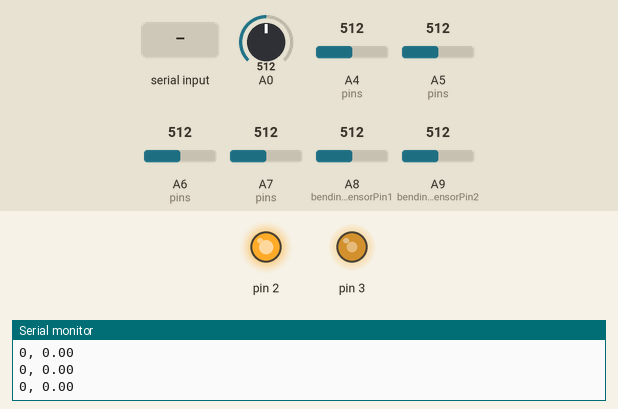
A program run on a simulated Teensy 4. On the bench: output pins drawn as LEDs (lit = HIGH), the last lines printed to the serial monitor. The inputs (shaded band) are chosen by the test bench; at power-on: A8 (bendingSensorPin1) = 512, A9 (bendingSensorPin2) = 512, A0 = 512, A4 (pins) = 512, A5 (pins) = 512, A6 (pins) = 512, A7 (pins) = 512. USB keyboard and mouse output is not drawn.

Above: at 1.2 s.
1.3 s: A8 (bendingSensorPin1) set to 90
At 3.0 s:
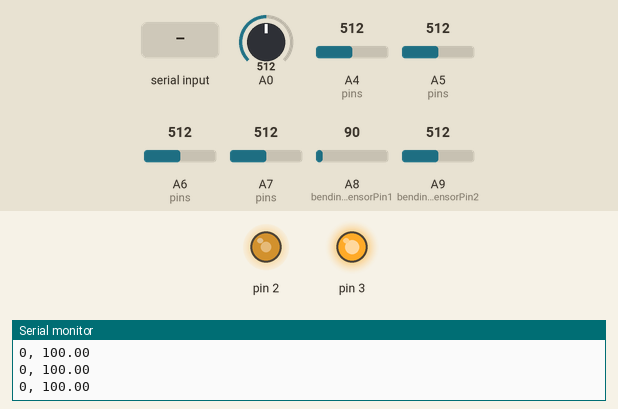
3.3 s: "3\n" received over Serial
At 4.3 s:
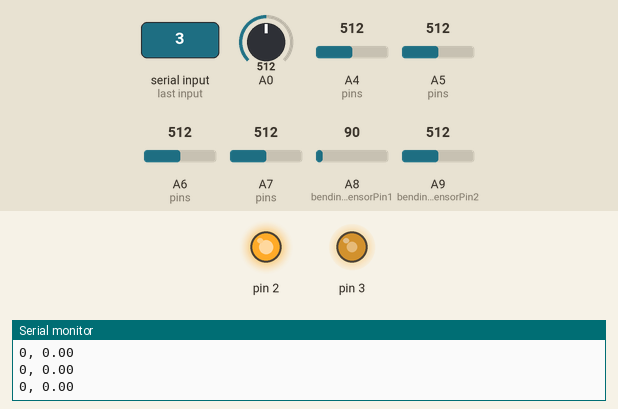
4.8 s: A9 (bendingSensorPin2) set to 716
At 5.8 s:
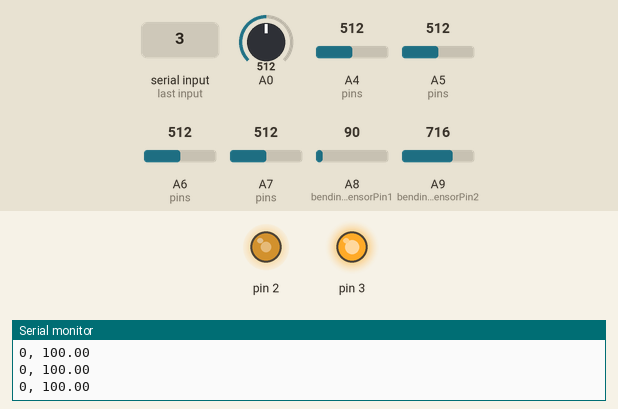
6.5 s: A0 set to 716
At 7.4 s:
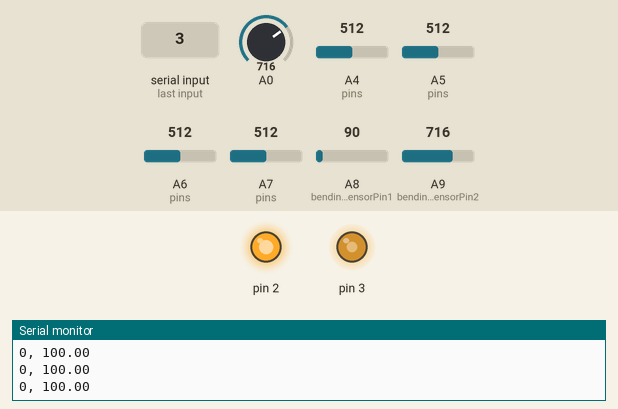
Timing chart, 0 to 9.0 s (numbered marks = the images above; inputs shaded):
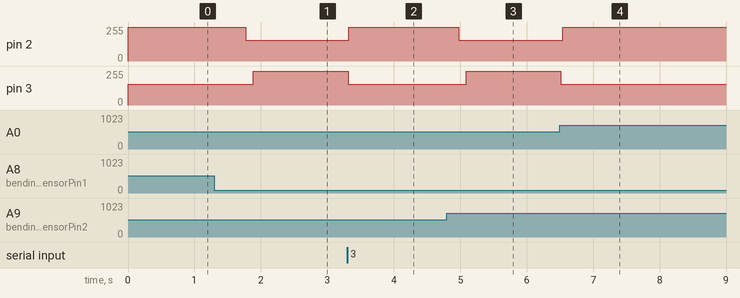

The program:

main.cpp
```cpp
/**********************************************************************************************
 * Haptic OriRing
 * by Mustafa Mete <mustafa.mete@epfl.ch>
 **********************************************************************************************/
#include "main.h"

String inputString = "";         // a String to hold incoming data
bool stringComplete = false;  // whether the string is complete


// Timing control
Timer Timer_01, Timer_02;

// pres_sens_pin, valve1_pin, valve2_pin, id
Pouch pouch1(A0, 3, 2, 1);
int pins[4] = {A4,A5,A6,A7};
PFSR pfsr1(pins);

// stiffness control
double fsrForceZ = 0; // [N] read from the sensor
double fsrForceZSetpoint = 20 ; // [N] target force value
double forceControlOutput = 0;

double stiffnessSetpoint = 0.2; // [N/mm] // changes between [0.072-0.275] for [10kPa-100kPA]
double targetRingHeight = 8; // [mm]

// Force PID variables and objectsx
double kP_FC=0, kI_FC=0, kD_FC=0;

PID forceControlPID(&fsrForceZ, &forceControlOutput, &fsrForceZSetpoint,
kP_FC, kI_FC, kD_FC, FORCE_CONTROL_PERIOD, DIRECT);

// https://stackoverflow.com/questions/9072320/split-string-into-string-array
String getValue(String data, char separator, int index)
{
  int found = 0;
  int strIndex[] = {0, -1};
  int maxIndex = data.length()-1;

  for(int i=0; i<=maxIndex && found<=index; i++){
    if(data.charAt(i)==separator || i==maxIndex){
        found++;
        strIndex[0] = strIndex[1]+1;
        strIndex[1] = (i == maxIndex) ? i+1 : i;
    }
  }
  return found>index ? data.substring(strIndex[0], strIndex[1]) : "";
}


float lowpassFilter(double previousFilteredValue, double input, double  beta){
  return beta * previousFilteredValue + (1 - beta) * input;
}

// Need calibration time to time!!
float calculateRingLegAngle(int sensorDiffRaw){
  float x = (float)sensorDiffRaw;
  float x_1 = (float)(bendingAngle1_0 - bendingAngle2_0);
  float x_2 = (float)(bendingAngle1_90 - bendingAngle2_90);
  float y_1 = 0.1, y_2 = PI/2;
  bendingAngleSlope = (y_2 - y_1)/(x_2-x_1);
  float y = (x - x_1)*(bendingAngleSlope) + y_1;
  return y;
}


// based on the current PFSR wiring and directions
int calculateSwipeDirection_PFSR(int changeArray[4]){
  // 0 no swipe, 1 +x direction, 2 -x direction, 3 +y direction, 4 -y direction
  int direction = 0;

  /* more strict swiping condition

  if(changeArray[0]>0 && changeArray[1]>0 && changeArray[2]<0 && changeArray[3]<0)
    direction = 1;
  else if(changeArray[0]<0 && changeArray[1]<0 && changeArray[2]>0 && changeArray[3]>0)
    direction = 2;
  else if(changeArray[0]>0 && changeArray[1]<0 && changeArray[2]<0 && changeArray[3]>0)
    direction = 3;
  else if(changeArray[0]<0 && changeArray[1]>0 && changeArray[2]>0 && changeArray[3]<0)
    direction = 4;
  else
    direction = 0;
 */

  /* least strict swiping condition  */
  if( !(changeArray[0]<=0 || changeArray[1]<=0) && !(changeArray[2]>=0 || changeArray[3]>=0))
    direction = 1;
  else if( !(changeArray[0]>=0 || changeArray[1]>=0) && !(changeArray[2]<=0 || changeArray[3]<=0))
    direction = 2;
  else if( !(changeArray[0]<=0 || changeArray[3]<=0) && !(changeArray[1]>=0 || changeArray[2]>=0))
    direction = 3;
  else if( !(changeArray[0]>=0 || changeArray[3]>=0) && !(changeArray[1]<=0 || changeArray[2]<=0))
  direction = 4;
  else
    direction = 0;

  return direction;
}

float modelControlStiffnessAndHeight(float desiredHeightRaw, float desiredStiffness, float currentHeightRaw){
  float desiredHeight = desiredHeightRaw - 12.5;
  float currentHeight = currentHeightRaw - 12.5;
  float maxHeight = 13.5, minHeight = 0; // mm //minHeight = 7.5; // mm
  float maxPressure = 100, minPressure = 0; //minPressure = 20; // kPa

  if (desiredHeight>maxHeight)
    desiredHeight = maxHeight;
  else if(desiredHeight<minHeight)
    desiredHeight = minHeight;

  float desiredInitalPressure = 1.724*exp(0.2983*desiredHeight);

  if (desiredInitalPressure>maxPressure)
    desiredInitalPressure = maxPressure;
  else if(desiredInitalPressure<minPressure)
    desiredInitalPressure = minPressure;

  float desiredForceAtZeroExtension = desiredHeight * desiredStiffness;

  float desiredFinalPressure = 23.424 * desiredForceAtZeroExtension - 2.5797;

  if (desiredFinalPressure>maxPressure)
    desiredFinalPressure = maxPressure;
  else if(desiredFinalPressure<minPressure)
    desiredFinalPressure = minPressure;
  float a = (desiredFinalPressure - desiredInitalPressure)/desiredHeight;

  float pressureSetpoint =  a * (desiredHeight-currentHeight) + desiredInitalPressure;
  if (pressureSetpoint>maxPressure)
    pressureSetpoint = maxPressure;
  else if(pressureSetpoint<minPressure)
    pressureSetpoint = minPressure;
  return pressureSetpoint;
}

void setup() {
  inputString.reserve(200);
  //SET analog write resolution to 12 bits [0-4095]
  analogWriteResolution(12);

  // sets the input,output, and frequencies of the pins
  pouch1.setupPINs();

  // set the bs pins
  pinMode(bendingSensorPin1,INPUT);
  pinMode(bendingSensorPin2,INPUT);

  // section values array for moving average
  for (int i = 0; i < windowSize; i++) {
    for (int j = 0; j < 4; j++) {
      sectionValues[j][i] = 0.0;
    }
  }

  // POUCH PIDS
  // initialize the setpoints
  pouch1.setpointPouch1Pressure = 0; // [kPa]
  pouch1.setupPIDs();

  // setup pouch pressure pids
  double kP= 40, kI = 300, kD = 0.1; // 1;
  pouch1.pouch1PID->SetTunings(kP, kI, kD); // p,i,d

  // FORCE PIDs
  double max_pressure = MAX_PRESSURE, min_pressure = MIN_PRESSURE; // [kPa]
  forceControlPID.SetOutputLimits(min_pressure,max_pressure);
  forceControlPID.IntegratorAntiWindUpLimits(-max_pressure, max_pressure); // tune this

  kP_FC= 3, kI_FC=10, kD_FC=0;
  forceControlPID.SetTunings(kP_FC, kI_FC, kD_FC);

  // Pyramid FSR pin setup
  pfsr1.setupPINs();

  startTime = millis();
  initialTime = startTime;

  // initialize the times
  Timer_01.initialize(PRESSURE_CONTROL_PERIOD);
  Timer_02.initialize(SERIAL_PRINT_PERIOD);

	Serial.begin(BAUD_RATE); // update in .ini file as well
  Keyboard.begin(); // initialize the keyboard
}

void loop() {
  // ---- Pressure Control --- @pressureControlLoop[1ms]
  if(Timer_01.Tick()){
    while (Serial.available()>0) {
        char inChar = (char)Serial.read();
        // add it to the inputString:
        inputString += inChar;
        // if the incoming character is a newline, set a flag so the main loop can
        // do something about it:
        if (inChar == '\n') {
          stringComplete = true;
        }
    }
    if(stringComplete){
      stiffnessSetpoint = getValue(inputString, ',', 0).toFloat(); // stiffness
      targetRingHeight = getValue(inputString, ',', 1).toFloat() - 20.5; // cube size - VR sends [40-46]
      //Reset string
      inputString = "";
      stringComplete = false;
      Serial.flush();
    }

    currentTime = (millis() - startTime)/1000.0; //[s]
    // --- Bending sensor ----
    ringLegAngleBS = calculateRingLegAngle(analogRead(bendingSensorPin1)-analogRead(bendingSensorPin2)); // update this with diff!
    // can be filtered in the future
    ringHeightBS = 30*sin(ringLegAngleBS);

    // --- PFSR ----
    pfsr1.readNormalForce();

    // Update the circular buffer
    for(int i=0; i<4; i++){
      sectionValues[i][valueIndex] = (float)pfsr1.sectionValues[i];
    }
    valueIndex = (valueIndex + 1) % windowSize;

    // Calculate the average of the values in the window
    for(int i=0; i<4; i++){ // init
      sectionSum[i]= 0.0;
      sectionAverage[i] = 0.0;
    }

    for (int i = 0; i < windowSize; i++) { // sum
      for(int j=0; j<4; j++){
        sectionSum[j] += sectionValues[j][i];
      }
    }

    for(int i=0; i<4; i++){ // avg
      sectionAverage[i] = sectionSum[i] / windowSize;
      // sectionThreshold[i] = sectionAverage[i]*0.1; // threshold as 10% of the average
      sectionThreshold[i] = changeThreshold; // constant threshold
    }

    for(int i=0; i<4; i++){
      // Check for rising or falling conditions
      if (pfsr1.sectionValues[i] > sectionAverage[i] + sectionThreshold[i] ) {
        sectionChange[i] = 1; // Rising
      } else if (pfsr1.sectionValues[i] < sectionAverage[i] - sectionThreshold[i] ) {
        sectionChange[i] = -1; // Falling
      } else {
        sectionChange[i] = 0; // Staying still
      }
    }

    // without edge detection
    // swipeDirection = calculateSwipeDirection_PFSR(sectionChange);

    /* edge detection*/
    if(swipeWasHigh == 0){
      swipeDirection = calculateSwipeDirection_PFSR(sectionChange);

      // this controls keyboard inputs
      if(swipeDirection == 1){
        Keyboard.press(KEY_UP_ARROW);
      }
      else if(swipeDirection == 2){
        Keyboard.press(KEY_DOWN_ARROW);
      }
      else if(swipeDirection == 3){
        Keyboard.press(KEY_LEFT_ARROW);
        if(stiffnessSetpoint < 1)
         stiffnessSetpoint = stiffnessSetpoint - 0.2;
      }
      else if(swipeDirection == 4){
        Keyboard.press(KEY_RIGHT_ARROW);
        if(stiffnessSetpoint > 0)
          stiffnessSetpoint = stiffnessSetpoint + 0.2;
      }
    }
    else // swipeWasHigh == 1
    {
      swipeDirection = 0;
      swipeRisingEdgeCounter ++;
    }

    if(swipeRisingEdgeCounter > swipeRisingEdgeMaxLimit){
      swipeRisingEdgeCounter = 0;
      swipeWasHigh = 0;
      }

    if ( (swipeDirection != 0) && (swipeRisingEdgeCounter == 0) ) {
      swipeWasHigh = 1;
      Serial.print(ringHeightBS,2);Serial.print(",");
      Serial.print(swipeDirection); Serial.println();
      swipeDirection = 0;
      Keyboard.releaseAll();

      // Reset the sensor buffer. othwerwise, it remembers previous high values
      for(int i=0; i<4; i++){
        for(int j=0; j<windowSize; j++){
          sectionValues[i][j] = 135.0;
        }
      }

    }

    // ---- Stiffness Control! -------- //
    // stiffnessSetpoint = 1; // [N/mm], targetRingHeight = 20; // [mm], fsrForceZSetpoint = 10;
    fsrForceZSetpoint = (targetRingHeight - ringHeightBS) * stiffnessSetpoint;

    // RUN FORCE CONTROLLER
    forceControlPID.Compute();

    // ---- Pressure Control! -------- //

    // Bandwidth test
    /*
    if(frequency < maxFrequency){
      // Update the cycle count
      if (t >= cyclesToDouble * 1.0 / frequency) {
        frequency *= 2.0;
        t = 0;
        startTime = millis();
      }

      // Calculate the current time in seconds
      t = 0.001 * (millis() - startTime);
      t_all = 0.001 * (millis() - initialTime);

      // Calculate the sinusoidal signal value
      sinPressureTrajectory = amplitude * (sin(2 * PI * frequency * t) + 1 ) + offsetPressure;
    }
    else{
      sinPressureTrajectory = 0;
    }
    pouch1.setpointPouch1Pressure = sinPressureTrajectory;
    */

    // for VR
    //pouch1.setpointPouch1Pressure = modelControlStiffnessAndHeight(targetRingHeight, stiffnessSetpoint, ringHeightBS); // [kPa]

    // open-loop stiffness control
    // pouch1.setpointPouch1Pressure = stiffnessSetpoint * 150;

    // closed-loop stiffness control
    modelControlStiffnessAndHeight(targetRingHeight,stiffnessSetpoint, ringHeightBS); // [kPa]
    pouch1.setpointPouch1Pressure = forceControlOutput; // assign the pid output of force control

    // test
    //pouch1.setpointPouch1Pressure = 100; // // [kPa]

    pouch1.readPressure();
    // RUN THE PRESSURE CONTROLLER (PID)
    pouch1.computePressureController();  // updates the desired PWM outputs
    // GET THE PID OUTPUT - PWM OUTPUTS
    pouch1.computePWMSetpoints(); // calculates the desired PWM setpoints

    // SET PWM VALUES
    pouch1.setPWMs();

    if(Timer_02.Tick()){ // Print to serial

      /* // For bending's sensor calibration
      int a1 = analogRead(bendingSensorPin1);
      int a2 = analogRead(bendingSensorPin2);
      Serial.print(a1);Serial.print("\t");
      Serial.print(a2);Serial.print("\t");
      */

      // VR communication
      // Serial.print(ringHeightBS,2);Serial.print(",");
      // Serial.print(swipeDirection); // Serial.print(",");

      // PC control
      Serial.print(swipeDirection); Serial.print(", ");
      Serial.print(pouch1.setpointPouch1Pressure);
      Serial.println();
    }
  }
}
```

PID-custom.cpp
```cpp
/**********************************************************************************************
 * Modified Arduino PID Library
 * by Mustafa Mete <mustafa.mete@epfl.ch>
 **********************************************************************************************/
#include "Arduino.h"
#include "PID-custom.h"

//Constructor
PID::PID(double* Input, double* Output, double* Setpoint,
        double Kp, double Ki, double Kd, unsigned long SampleTime, int ControllerDirection)
{
    myOutput = Output;
    myInput = Input;
    mySetpoint = Setpoint;
    this->SampleTime = SampleTime;              //default Controller Sample Time is 0.01 seconds  // [ms]

    PID::SetOutputLimits(0, 255);				//default output limit corresponds to //the arduino pwm limits
    PID::IntegratorAntiWindUpLimits(0, 255);

    PID::SetControllerDirection(ControllerDirection);
    PID::SetTunings(Kp, Ki, Kd);

    lastTime = millis()-SampleTime;
}


/* Compute() **********************************************************************
 *     This, as they say, is where the magic happens.  this function should be called
 *   every time "void loop()" executes.  the function will decide for itself whether a new
 *   pid Output needs to be computed.  returns true when the output is computed,
 *   false when nothing has been done.
 **********************************************************************************/
bool PID::Compute()
{
   unsigned long now = millis();
   unsigned long timeChange = (now - lastTime);

   if(timeChange>=SampleTime)
   {
      double input = *myInput;
         myError = *mySetpoint - input; // should error be global?
         //if(abs(myError)<0.5){ return true; }
         dInput = (input - lastInput);

         // some anti-windup - forgot the term.
         if ((integrator>0 && myError>0) && (integrator<0 && myError<0))
            integrator+= (ki * myError);
         else
            integrator+= 10*(ki * myError);

        // clamping the pid integrator
        if(integrator > outMaxIntegrator) integrator = outMaxIntegrator;
        else if(integrator < outMinIntegrator) integrator = outMinIntegrator;

        // filter the velocity

        filterBeta = 0.9;
        dInputFiltered = this->lowpassFilter(dInputFiltered, dInput, filterBeta);

        double output;

        // PID
        output = kp * myError + integrator + kd * dInputFiltered;

        //clamping the pid output
        if(output > outMax) output = outMax;
        else if(output < outMin) output = outMin;

        *myOutput = output;

        // Remember some variables for next time
        lastInput = input;
        lastTime = now;
        return true;
   }
   else return false;
}

/* SetTunings(...)*************************************************************
 * This function allows the controller's dynamic performance to be adjusted.
 * it's called automatically from the constructor, but tunings can also
 * be adjusted on the fly during normal operation
 ******************************************************************************/
void PID::SetTunings(double Kp, double Ki, double Kd)
{
   if (Kp<0 || Ki<0 || Kd<0) return;

   double SampleTimeInSec = ((double)SampleTime)/1000;
   kp = Kp;
   ki = Ki * SampleTimeInSec;
   kd = Kd / SampleTimeInSec;

  if(controllerDirection ==REVERSE)
   {
      kp = (0 - kp);
      ki = (0 - ki);
      kd = (0 - kd);
   }
}


/* SetSampleTime(...) *********************************************************
 * sets the period, in Milliseconds, at which the calculation is performed
 ******************************************************************************/
void PID::SetSampleTime(int NewSampleTime)
{
   if (NewSampleTime > 0)
   {
      double ratio  = (double)NewSampleTime
                      / (double)SampleTime;
      ki *= ratio;
      kd /= ratio;
      SampleTime = (unsigned long)NewSampleTime;
   }
}

/* SetOutputLimits(...)****************************************************
 *     This function will be used far more often than SetInputLimits.  while
 *  the input to the controller will generally be in the 0-1023 range (which is
 *  the default already,)  the output will be a little different.  maybe they'll
 *  be doing a time window and will need 0-8000 or something.  or maybe they'll
 *  want to clamp it from 0-125.  who knows.  at any rate, that can all be done
 *  here.
 **************************************************************************/
void PID::SetOutputLimits(double Min, double Max)
{
   if(Min >= Max) return;
   outMin = Min;
   outMax = Max;
}

void PID::IntegratorAntiWindUpLimits(double Min, double Max){
   if(Min >= Max) return;
   outMinIntegrator= Min;
   outMaxIntegrator= Max;
}


/* SetControllerDirection(...)*************************************************
 * The PID will either be connected to a DIRECT acting process (+Output leads
 * to +Input) or a REVERSE acting process(+Output leads to -Input.)
 ******************************************************************************/
void PID::SetControllerDirection(int Direction){
   if(Direction !=controllerDirection){
        kp = (0 - kp);
        ki = (0 - ki);
        kd = (0 - kd);
   }
   controllerDirection = Direction;
}

//change this to moving average
double PID::lowpassFilter(double previousFilteredValue, double input, double  beta){
  return beta * previousFilteredValue + (1 - beta) * input;
}
```

Source omitted: PID-custom.h (3278 bytes), Timing.cpp (1315 bytes), main.h (1916 bytes), pouch.cpp (3060 bytes), pouch.h (2098 bytes), pyramidFSR.cpp (2257 bytes), pyramidFSR.h (949 bytes)

Measured:
- after the input at 1.3 s, pin 2: 255/255 → 155/255 after 0.47 s; pin 3: 155/255 → 255/255 after 0.58 s
- after the input at 3.3 s, pin 2: 155/255 → 255/255 at once; pin 3: 255/255 → 155/255 at once
- after the input at 4.8 s, pin 2: 255/255 → 155/255 after 0.18 s; pin 3: 155/255 → 255/255 after 0.29 s
- after the input at 6.5 s, pin 2: 155/255 → 255/255 at once; pin 3: 255/255 → 155/255 at once
